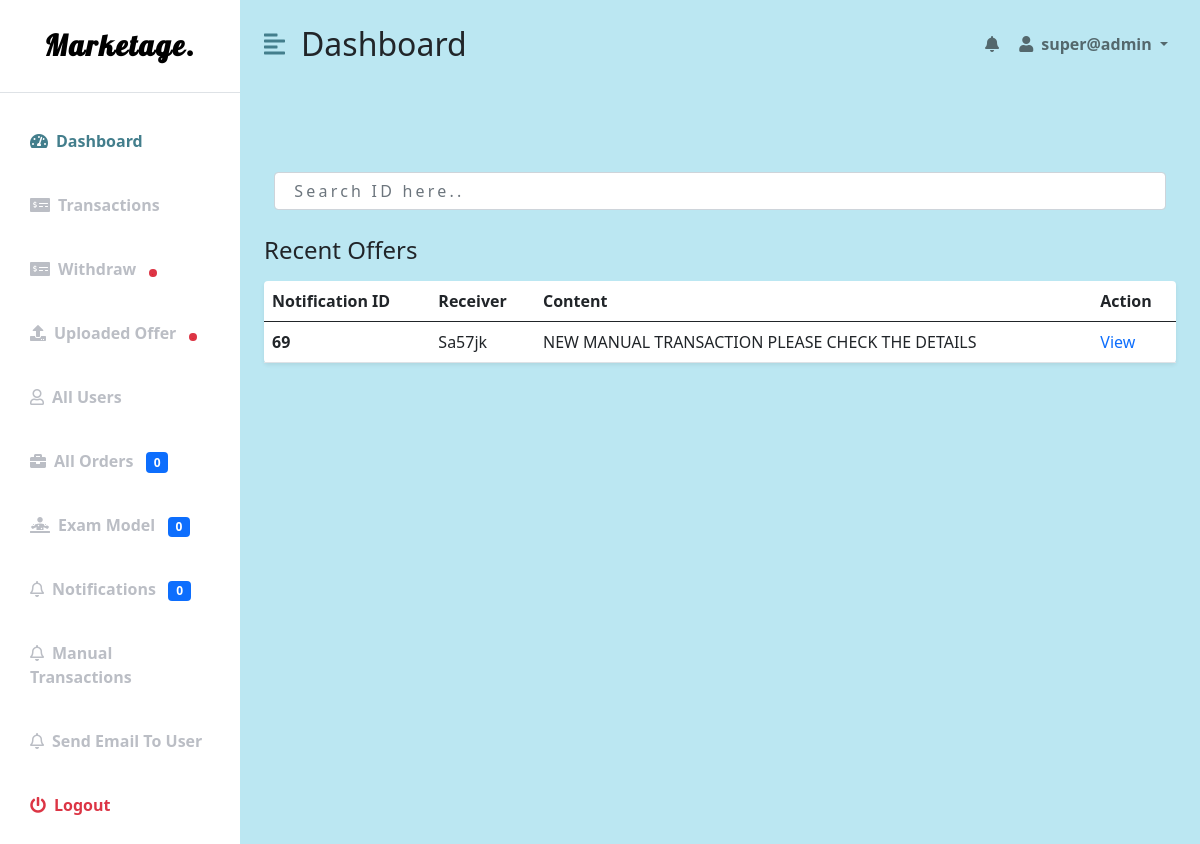
Screenshot of /adminpanel/notifications/ (signed in) with the database file from the repository.
### mainApp/models.py (models this page shows, shortened)
class NotificationModel(models.Model):
    orderId = models.ForeignKey(Checkout, on_delete=models.CASCADE, null=True)
    user = models.ForeignKey(User, on_delete=models.CASCADE)
    title = models.CharField(max_length=220, null=True)
    content = models.TextField()
    has_checked = models.BooleanField(default=False, null=True)

### AdminPanel/views.py (the view)
# urls.py: path("notifications/", views.get_notification, name="notificationView"),
@login_required(login_url="admin-login")
def get_notification(request, *args, **kwargs):
    try:
        user = request.user
        if user.is_superuser == False:
            return redirect("buying_view")
        notifications = NotificationModel.objects.all().order_by('-id')
        nots = NotificationModel.objects.filter(has_checked=False).count()
        count_check_exm = ExamModel.objects.filter(has_checked=False).count()
        count_unseen_order = Checkout.objects.filter(is_checked=False).count()
        count_users = User.objects.all().count()
        new_with = WithDrawModel.objects.filter(is_new=False)
        recent_offers = Offer.objects.filter(has_checked=False)
        args = {
            "notifications": notifications,
            "nots": nots,
            "count_check_exm": count_check_exm,
            "count_unseen_order": count_unseen_order,
            "count_users": count_users,
            "new_with": new_with,
            "recent_offers": recent_offers,
        }
        return render(request, "notifications.html", args)
    except OverflowError:
        return HttpResponse("PAGE NOT WORKING TRY AGAIN!")

### AdminPanel/templates/notifications.html (shortened to what this page needs)
{% load static %}
{% include 'base.html' %}
    <div class="d-flex" id="wrapper">
        {% include 'sidebar.html' %}
        <div id="page-content-wrapper">
            {% include 'nav.html' %}
            <div class="container-fluid px-4">
                <div class="row my-5">
                   <div class="search__bar__container">
                    <form class="main__search__bar">
                        <div class="mb-3">
                          <input id="notification____search" name="searchQuery" type="search" class="form-control" placeholder=" Search ID here.." aria-describedby="emailHelp" required>
                        </div>
                    </form>
                   </div>
                    <h3 class="fs-4 mb-3">Recent Offers</h3>
                    <div class="col table-responsive">
                        <table class="table bg-white rounded shadow-sm  table-hover">
                            <thead>
                                <tr>
                                    <th scope="col">Notification ID</th>
                                    <th scope="col">Receiver</th>
                                    <th scope="col">Content</th>
                                    <th scope="col">Action</th>
                                </tr>
                            </thead>
                            <tbody>
                                {% if notifications %}
                                    {% for n in notifications %}
                                        <tr>
                                            <th class="monitor">
                                            {{ n.id }}
                                            </th>
                                            <td>{{ n.user }}</td>
                                            <td>{{ n.content }}</td>
                                        <td><a href="{% url 'NotificationDetails' n.id %}">View</a></td>
                                        </tr>
                                    {% endfor %}
                                {% else %}
                                <p class="alert alert-warning">No Orders Found!</p>
                                {% endif %}
                            </tbody>
                        </table>
                <div class="pagination__container d-flex justify-content-center">
                </div>
                    </div>
                </div>
            </div>
        </div>
    </div>

### AdminPanel/templates/nav.html (shortened to what this page needs)
{% load static %}
<nav class="navbar navbar-expand-lg navbar-light bg-transparent py-4 px-4">
    <div class="d-flex align-items-center">
        <i class="fas fa-align-left primary-text fs-4 me-3" id="menu-toggle"></i>
        <h2 class="fs-2 m-0">Dashboard</h2>
    </div>
    <div class="collapse navbar-collapse" id="navbarSupportedContent">
        <ul class="navbar-nav ms-auto mb-2 mb-lg-0">
            <li class="nav-item dropdown d-flex">
                <div class="main-notification">
                        <a class="nav-link second-text fw-bold show-notification" href="#" id="notification"
                            role="button" data-dropdown-button >
                            <i class="fas fa-bell"></i>&nbsp
                        </a>
                </div>
                <a class="nav-link dropdown-toggle second-text fw-bold" href="#" id="navbarDropdown"
                    role="button" data-bs-toggle="dropdown" aria-expanded="false">
                    <i class="fas fa-user me-2"></i>{{ request.user }}
                </a>
            </li>
        </ul>
    </div>
</nav>

### static/css/adminpanel.css (style rules this page uses)
:root { --main-bg-color: #bbe7f2; --main-text-color: #437e8c; --second-text-color: #bbbec5; --second-bg-color: #c1efde; }
body { width: 100% !important; }
.primary-text { color: var(--main-text-color); }
.second-text { color: var(--second-text-color); }
#wrapper { overflow-x: visible !important; background-color: var(--main-bg-color); }
#page-content-wrapper { min-width: 100vw; }
#menu-toggle { cursor: pointer; }
* { padding: 0; margin: 0; text-decoration: none !important; }
.main__search__bar { position: relative; }
.search__bar__container { display: flex; justify-content: space-between; align-items: center; flex-wrap: wrap; }
.main__search__bar { flex:1; margin-top: 18px; }
.main__search__bar input[type="search"]::placeholder { letter-spacing: .2rem; }
.main__search__bar, .drop__search__1, .drop__search__2 { padding: 10px; }
@media (min-width: 768px) { #wrapper { overflow-x: hidden; } }
@media (min-width: 768px) { #page-content-wrapper { min-width: 0; width: 100%; } }

### rows the page displays
NotificationModel: id "69", user "Sa57jk", content "NEW MANUAL TRANSACTION PLEASE CHECK THE DETAILS"

### other values shown
{{ count_unseen_order }} "0"
{{ count_check_exm }} "0"
{{ nots }} "0"
{{ request.user }} "super@admin"
